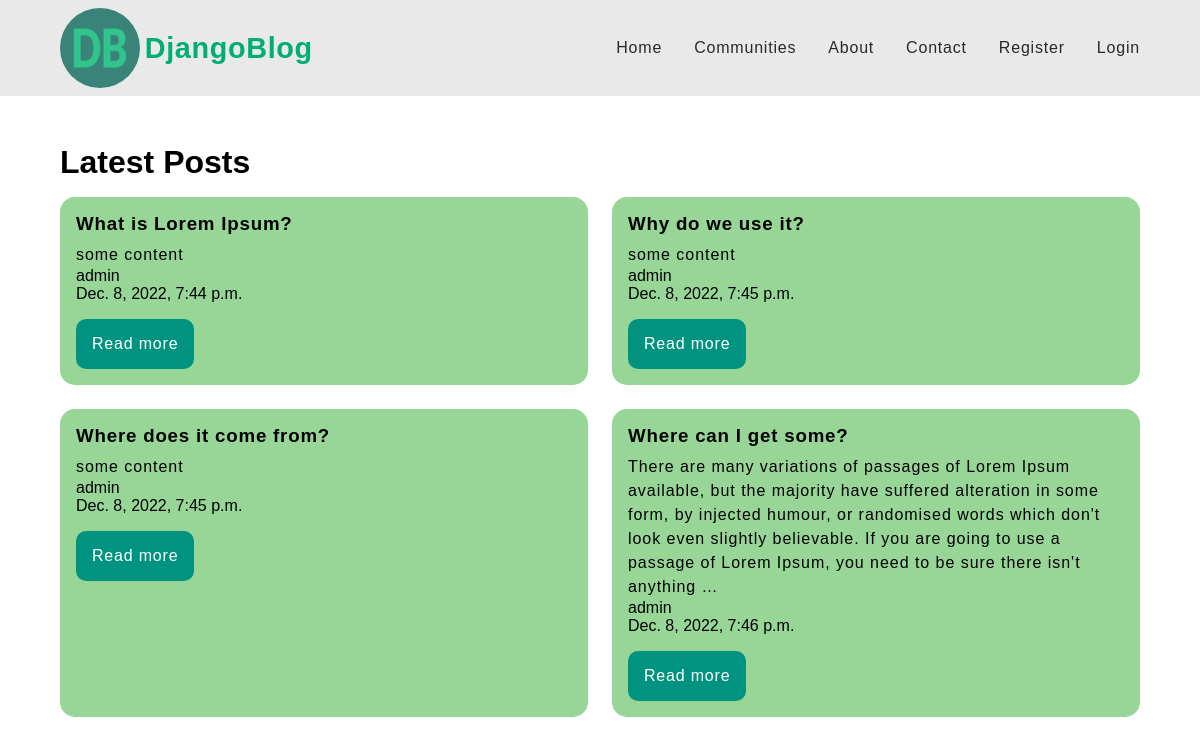
/, run on an earlier commit of the app's database.
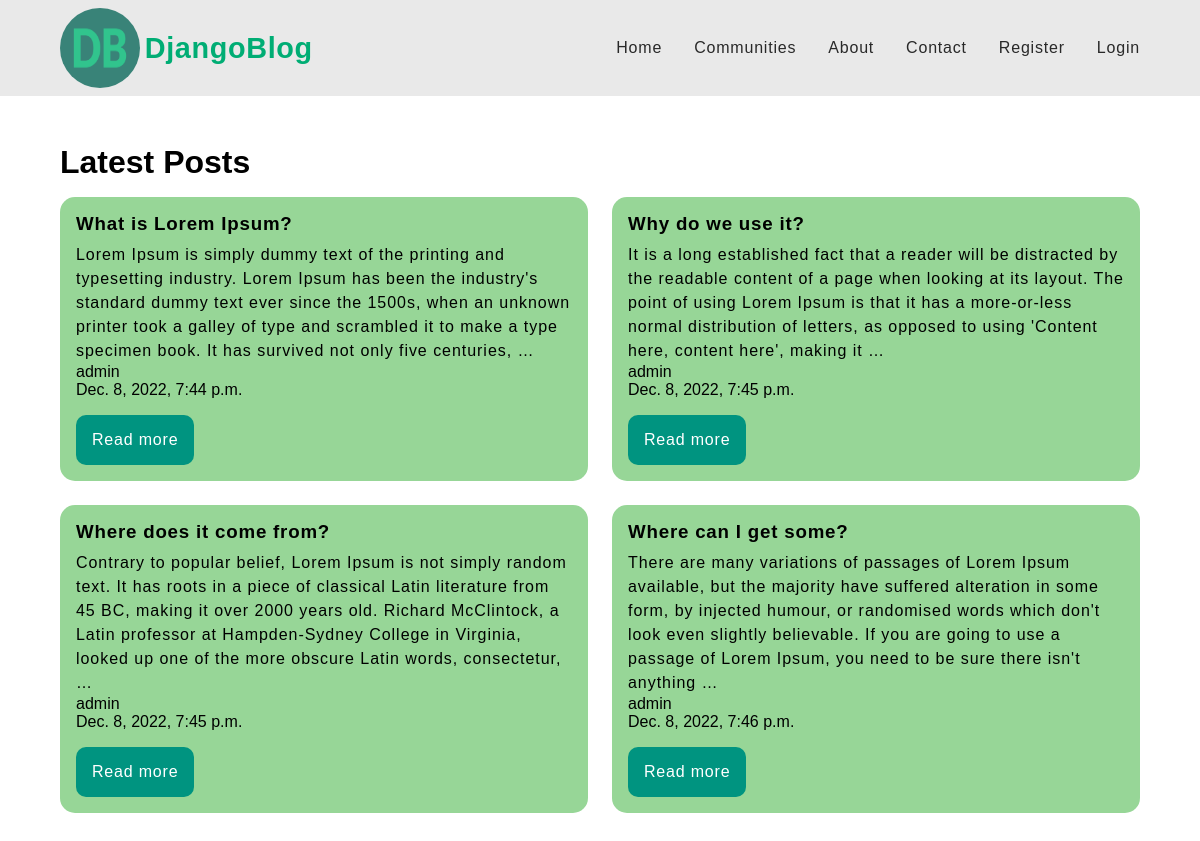
And on a later commit of the database.
### posts/models.py (models this page shows, shortened)
class Post(models.Model):
    author = models.ForeignKey(User, on_delete=models.CASCADE)
    title = models.CharField(max_length=50)
    content = models.TextField()
    date_created = models.DateTimeField(default=timezone.now)

### posts/views.py (the view)
# urls.py: 2. Add a URL to urlpatterns:  path('', views.home, name='home')
def home(request):
    posts = Post.objects.all()
    context = {
        'posts': posts
    }
    return render(request, 'posts/home.html', context)

### posts/templates/posts/home.html (shortened to what this page needs)
{% extends 'posts/index.html' %}
{% block content %}
    <div class="home-container">
        <h1 class="h1-header">Latest Posts</h1>
        <div class="posts-container">
            {% for post in posts %}
                <div class="post-wrapper">
                    <h3 class="title">{{ post.title }}</h3>
                    <p class="content">{{ post.content|truncatewords:50 }}</p>
                    <p class="author">{{ post.author.username }}</p>
                    <p class="date-created">{{ post.date_created }}</p>
                    <a href="{% url 'posts:post-detail' post.pk %}" class="see-detail-btn">Read more</a>
                </div>
            {% endfor %}
        </div>
    </div>
{% endblock content %}

What changed in the data, as far as the page shows it:
changed Post "What is Lorem Ipsum?": content "some content" → "Lorem Ipsum is simply dummy text of the printing and typesetting industry. Lorem Ipsum has been the industry's standard dummy text ever since the 1500s, when an unknown printer took a galley of type and scrambled it to make a type specimen book. It has survived not only five centuries, …"
changed Post "Why do we use it?": content "some content" → "It is a long established fact that a reader will be distracted by the readable content of a page when looking at its layout. The point of using Lorem Ipsum is that it has a more-or-less normal distribution of letters, as opposed to using 'Content here, content here', making it …"
changed Post "Where does it come from?": content "some content" → "Contrary to popular belief, Lorem Ipsum is not simply random text. It has roots in a piece of classical Latin literature from 45 BC, making it over 2000 years old. Richard McClintock, a Latin professor at Hampden-Sydney College in Virginia, looked up one of the more obscure Latin words, consectetur, …"
